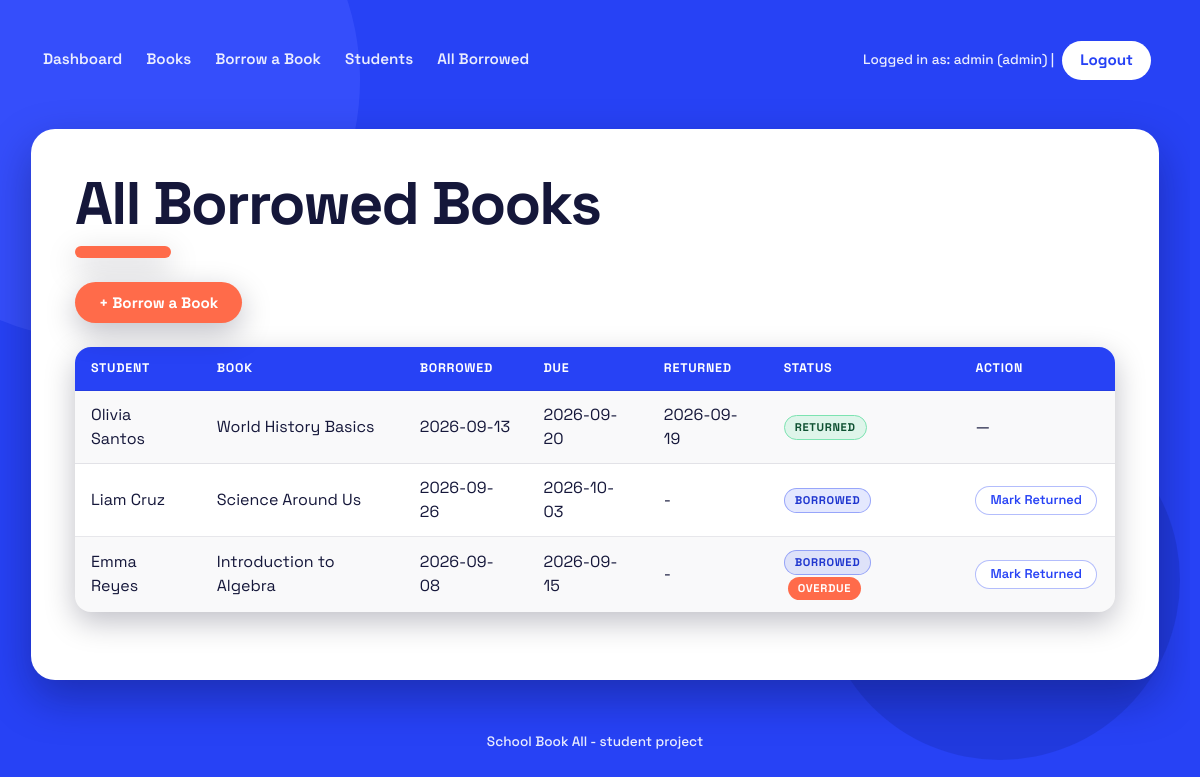
Page /borrowing/borrowed.php (signed in) on the committed database.
### tables this page shows
CREATE TABLE borrowed_books (
    id           INT AUTO_INCREMENT PRIMARY KEY,
    book_id      INT,
    student_id   INT,
    borrow_date  DATE NOT NULL,
    due_date     DATE NOT NULL,
    return_date  DATE NULL,
    status       VARCHAR(20) DEFAULT 'borrowed',
    FOREIGN KEY (book_id) REFERENCES books(id),
    FOREIGN KEY (student_id) REFERENCES students(id)
);

CREATE TABLE students (
    id           INT AUTO_INCREMENT PRIMARY KEY,
    user_id      INT NULL,                        
    student_no   VARCHAR(30) UNIQUE NOT NULL,
    full_name    VARCHAR(150) NOT NULL,
    grade_level  VARCHAR(50),
    email        VARCHAR(150),
    created_at   TIMESTAMP DEFAULT CURRENT_TIMESTAMP,
    FOREIGN KEY (user_id) REFERENCES users(id)
);

CREATE TABLE books (
    id           INT AUTO_INCREMENT PRIMARY KEY,
    title        VARCHAR(255) NOT NULL,
    author       VARCHAR(150) NOT NULL,
    isbn         VARCHAR(20) UNIQUE,
    category     VARCHAR(100),
    grade_level  VARCHAR(50),
    quantity     INT DEFAULT 1,
    created_at   TIMESTAMP DEFAULT CURRENT_TIMESTAMP
);

### includes/auth.php (called while the page is built, shortened)
<?php
function is_admin() {
    return isset($_SESSION['role']) && $_SESSION['role'] === 'admin';
}
?>

### borrowing/borrowed.php (the view, shortened to what this page needs)
<?php
require_once '../includes/auth.php';
require_once '../config/connect.php';
$records = array();
$myStudentId = 0;
try {
    $sql = "SELECT bb.id, bb.student_id, bb.borrow_date, bb.due_date, bb.return_date, bb.status,
                   s.full_name AS student_name,
                   b.title AS book_title
            FROM borrowed_books bb
            JOIN students s ON bb.student_id = s.id
            JOIN books b ON bb.book_id = b.id";
    if (is_admin()) {
        $sql .= " ORDER BY bb.id DESC";
        $records = $pdo->query($sql)->fetchAll();
    } else {
        $sql .= " WHERE bb.student_id = ? ORDER BY bb.id DESC";
        $stmt = $pdo->prepare($sql);
        $stmt->execute([$myStudentId]);
        $records = $stmt->fetchAll();
    }
} catch (PDOException $e) {
    $error = "Could not load the borrow records.";
}
$today = date('Y-m-d');
$base = "../";
require_once '../includes/header.php';
?>
<h1><?php echo is_admin() ? 'All Borrowed Books' : 'My Borrowed Books'; ?></h1>
<p><a class="btn" href="borrow.php">+ Borrow a Book</a></p>
<?php if (count($records) === 0): ?>
    <p>No borrow records found.</p>
<?php else: ?>
    <table>
        <tr>
            <?php if (is_admin()): ?>
                <th>Student</th>
            <?php endif; ?>
            <th>Book</th>
            <th>Borrowed</th>
            <th>Due</th>
            <th>Returned</th>
            <th>Status</th>
            <th>Action</th>
        </tr>
        <?php foreach ($records as $r): ?>
            <?php
            $isOverdue = ($r['status'] === 'borrowed' && $r['due_date'] < $today);
            ?>
            <tr>
                <?php if (is_admin()): ?>
                    <td><?php echo htmlspecialchars($r['student_name']); ?></td>
                <?php endif; ?>
                <td><?php echo htmlspecialchars($r['book_title']); ?></td>
                <td><?php echo htmlspecialchars($r['borrow_date']); ?></td>
                <td><?php echo htmlspecialchars($r['due_date']); ?></td>
                <td><?php echo htmlspecialchars($r['return_date'] ?? '-'); ?></td>
                <td>
                    <?php
                    $statusClass = 'status-' . preg_replace('/[^a-z]/', '', strtolower($r['status']));
                    ?>
                    <span class="status-badge <?php echo $statusClass; ?>">
                        <?php echo htmlspecialchars(ucfirst($r['status'])); ?>
                    </span>
                    <?php if ($isOverdue): ?>
                        <span class="overdue">Overdue</span>
                    <?php endif; ?>
                </td>
                <td>
                    <?php if (is_admin() && $r['status'] === 'pending'): ?>
                        <form method="post" action="approve.php" style="display:inline;"
                              onsubmit="return confirm('Confirm this student borrowed the book?');">
                            <input type="hidden" name="id" value="<?php echo (int)$r['id']; ?>">
                            <button type="submit" class="btn-small">Approve</button>
                        </form>
                    <?php elseif (is_admin() && $r['status'] === 'borrowed'): ?>
                        <form method="post" action="return.php" style="display:inline;"
                              onsubmit="return confirm('Mark this book as returned?');">
                            <button type="submit" class="btn-small">Mark Returned</button>
                        </form>
                    <?php elseif (!is_admin() && $r['status'] === 'pending'): ?>
                        <span style="color:#999;">Awaiting approval</span>
                    <?php else: ?>
                        &mdash;
                    <?php endif; ?>
                </td>
            </tr>
        <?php endforeach; ?>
    </table>
<?php endif; ?>
<?php require_once '../includes/footer.php'; ?>

### includes/header.php (shortened to what this page needs)
<!DOCTYPE html>
<html lang="en">
<head>
    <link rel="stylesheet" href="<?php echo $base; ?>assets/css/style.css">
</head>
<body>
<div class="navbar">
    <a href="<?php echo $base; ?>index.php">Dashboard</a>
    <a href="<?php echo $base; ?>books/index.php">Books</a>
    <a href="<?php echo $base; ?>borrowing/borrow.php">Borrow a Book</a>
    <?php if (is_admin()): ?>
        <a href="<?php echo $base; ?>students/index.php">Students</a>
        <a href="<?php echo $base; ?>borrowing/borrowed.php">All Borrowed</a>
    <?php else: ?>
        <a href="<?php echo $base; ?>borrowing/borrowed.php">My Borrowed</a>
    <?php endif; ?>
    <span class="nav-user">
        Logged in as:
        <?php echo htmlspecialchars(isset($_SESSION['username']) ? $_SESSION['username'] : 'guest'); ?>
        (<?php echo htmlspecialchars(isset($_SESSION['role']) ? $_SESSION['role'] : 'user'); ?>)
        | <a href="<?php echo $base; ?>logout.php">Logout</a>
    </span>
</div>
<div class="content">

### includes/footer.php (shortened to what this page needs)
</div>
<div class="footer">
    School Book All - student project
</div>
</body>
</html>

### rows in the picture
borrowed_books: student.full_name "Olivia Santos", book.title "World History Basics", borrow_date "2026-09-13", due_date "2026-09-20", return_date "2026-09-19", status "RETURNED"
borrowed_books: student.full_name "Liam Cruz", book.title "Science Around Us", borrow_date "2026-09-26", due_date "2026-10-03", return_date "-", status "BORROWED"
borrowed_books: student.full_name "Emma Reyes", book.title "Introduction to Algebra", borrow_date "2026-09-08", due_date "2026-09-15", return_date "-", status "BORROWED", shows "OVERDUE"

### other values in the picture
isset($_SESSION['username']) ? $_SESSION['username'] : 'guest' "admin"
isset($_SESSION['role']) ? $_SESSION['role'] : 'user' "admin"
